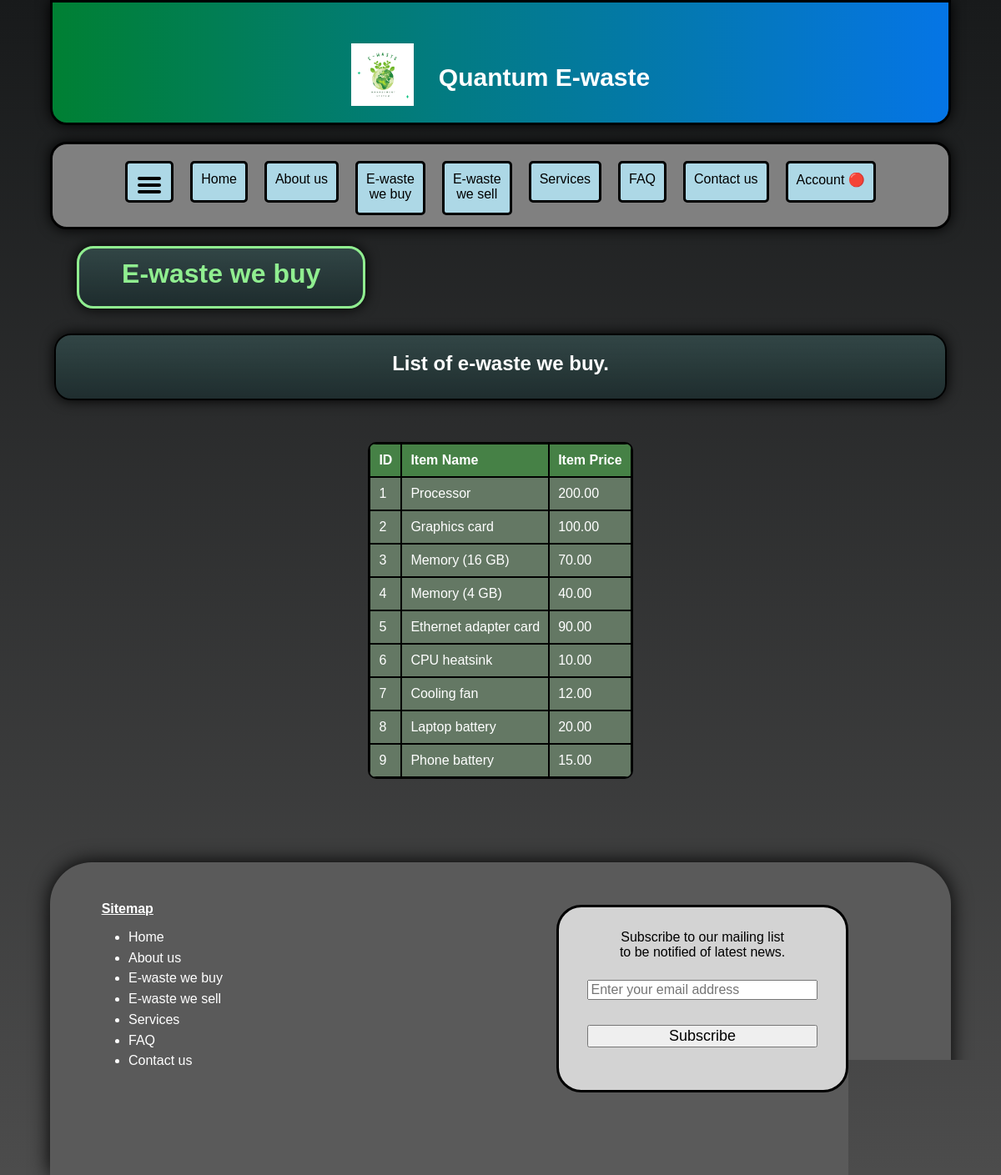
Page /e-waste/we-buy.php on the committed database.
### tables this page shows
CREATE TABLE `items` (
  `item_id` int(11) NOT NULL,
  `item_type` varchar(300) NOT NULL,
  `item_price` decimal(11,2) NOT NULL,
  `transaction_type` varchar(300) NOT NULL
);

### e-waste/we-buy.php (the view, shortened to what this page needs)
<!DOCTYPE html>
<html lang="en">
<head>
    <link href="../css/styles.css" rel="stylesheet">
    <link href="../css/navigation-bar-buttons.css" rel="stylesheet">
    <link href="../css/dropdown-menu.css" rel="stylesheet">
    <link href="../css/e-waste.css" rel="stylesheet">
    <link href="../css/styles-cp-mobile.css" rel="stylesheet">
    <link href="../css/side-navigation-menu.css" rel="stylesheet">
</head>
<body>
    <div id="basket">
        <div id="header" class="website-title">
            <div class="title-and-image-container">
                <div class="title-and-image-content">
                    <img class="header-image" src="../images/logo-image.png" alt="Greening planet earth." title="Greening planet earth.">
                </div>
                <div class="title-and-image-content">
                    Quantum E-waste
                </div>
            </div>
        </div>
        <div id="menu-buttons">
            <div>
                <a class="black-hyperlink" href="javascript:void(0)" onclick="openNav()">
                    <div class="menu-button">
                        <img src="../images/Hamburger_icon.svg" alt="Hamburger button icon for side navigation menu." title="Hamburger button icon for side navigation menu.">
                    </div>
                </a>
            </div>
            <div>
                <a class="black-hyperlink" href="../index.php">
                    <div class="menu-button">
                        Home
                    </div>
                </a>
            </div>
            <div>
                <a class="black-hyperlink" href="../about-us.php">
                    <div class="menu-button">
                        About us
                    </div>
                </a>
            </div>
            <div>
                <a class="black-hyperlink" href="#">
                    <div class="menu-button-2">
                        E-waste<br>we buy
                    </div>
                </a>
            </div>
            <div>
                <a class="black-hyperlink" href="../e-waste/we-sell.php">
                    <div class="menu-button-2">
                        E-waste<br>we sell
                    </div>
                </a>
            </div>
            <div>
                <a class="black-hyperlink" href="../services.php">
                    <div class="menu-button">
                        Services
                    </div>
                </a>
            </div>
            <div>
                <a class="black-hyperlink" href="../faq.php">
                    <div class="menu-button">
                        FAQ
                    </div>
                </a>
            </div>
            <div>
                <a class="black-hyperlink" href="../contact-us.php">
                    <div class="menu-button">
                        Contact us
                    </div>
                </a>
            </div>
            <div>
                <a class="black-hyperlink" href="javascript:void(0)">
                    <div class="dropdown">
                        <div class="menu-button">
                            <?php
                            if (isset($_SESSION['email_address'])) {
                                echo "Account &#128994;";
                            }
                            else {
                                echo "Account &#128308;";
                            }
                            ?>
                        </div>
                    </div>
                </a>
            </div>
        </div>
        <div class="page-title-banner-container">
            <div class="page-title-banner-content">E-waste we buy</div>
        </div>
        <div id="contents-1-container">
            <div id="contents-1-content">
                <h2>List of e-waste we buy.</h2>
            </div>
        </div>
        <div>
            <div class="e-waste-table">
                <?php
                include '../php/connection.php';
                $html = <<<HTML
                <table border=1>
                    <tr>
                        <th>ID</th>
                        <th>Item Name</th>
                        <th>Item Price</th>
                    </tr>
                HTML;
                echo $html;
                $sql_query_1 = "SELECT * FROM `items`
                                WHERE transaction_type = 'buy'
                                ORDER BY item_id ASC";
                $sql_query_1_result = $connection->query($sql_query_1);
                while($sql_query_1_row = $sql_query_1_result->fetch_assoc()) {
                    $html = <<<HTML
                    <tr>
                        <td>{$sql_query_1_row['item_id']}</td>
                        <td>{$sql_query_1_row['item_type']}</td>
                        <td>{$sql_query_1_row['item_price']}</td>
                    </tr>
                    HTML;
                    echo $html;
                }
                echo '</table>';
                ?>
            </div>
        </div>
        <div id="footer-container" class="footer-text">
            <div id="footer-container-2">
                <p class="footer-text-2">Sitemap</p>
                <ul>
                    <a class="white-hyperlink" href="../index.php" class="white">
                        <li class="padding-bottom">Home</li>
                    </a>
                    <a class="white-hyperlink" href="../about-us.php" class="white">
                        <li class="padding-bottom">About us</li>
                    </a>
                    <a class="white-hyperlink" href="#" class="white">
                        <li class="padding-bottom">E-waste we buy</li>
                    </a>
                    <a class="white-hyperlink" href="../e-waste/we-sell.php" class="white">
                        <li class="padding-bottom">E-waste we sell</li>
                    </a>
                    <a class="white-hyperlink" href="../services.php" class="white">
                        <li class="padding-bottom">Services</li>
                    </a>
                    <a class="white-hyperlink" href="../faq.php" class="white">
                        <li class="padding-bottom">FAQ</li>
                    </a>
                    <a class="white-hyperlink" href="../contact-us.php" class="white">
                        <li class="padding-bottom">Contact us</li>
                    </a>
                </ul>
            </div>
            <div id="footer-container-3">
                <p class="black-text">Subscribe to our mailing list<br>to be notified of latest news.</p>
                <div class="subscription-form">
                    <form action="" method="post">
                        <input type="email" name="email" placeholder="Enter your email address" class="subscribe-textbox" required>
                        <input type="submit" value="Subscribe" class="subscribe-button">
                    </form>
                </div>
            </div>
        </div>
    </div>
</body>
</html>

### css/styles.css (style rules this page uses)
* { box-sizing: border-box }
body { margin: 0; font-family: Verdana, sans-serif; background: linear-gradient(rgba(24, 26, 27, 1), rgba(0, 0, 0, 0.7)); background-size: 100% 100%; background-repeat: no-repeat; background-attachment: fixed; }
.black-hyperlink { color: black; text-decoration: none; }
#basket { width: 1080px; margin: 0 auto; }
#header { height: 150px; width: 1080px; background: linear-gradient(to right, #008033, #0575e6); border-style: solid; text-align: center; border-radius: 0px 0px 20px 20px; z-index: 1; box-shadow: 0px 0px 16px 0px black; }
.website-title { font-weight: bold; font-size: 30px; z-index: 1; }
.title-and-image-container { display: flex; justify-content: center; align-items: center; height: 180px; }
.title-and-image-content { margin-left: 15px; margin-right: 15px; color: white; }
.header-image { height: 75px; width: 75px; }
#footer-container { background-color: rgb(90, 90, 90); width: 1080px; height: 375px; border-radius: 50px 50px 0px 0px; box-shadow: 0px 0px 24px 0px black; }
#footer-container-2 { padding-top: 3%; float: left; }
.footer-text { color: white; padding-left: 5%; }
.footer-text-2 { font-weight: bold; text-decoration: underline; padding-left: 5%; }
.black-text { color: black; }
.white-hyperlink { color: white; text-decoration: none; }
#footer-container-3 { background-color: lightgray; float: left; text-align: center; border-style: solid; border-width: 3px; border-color: black; width: 350px; height: 225px; margin-left: 39%; padding-top: 1%; margin-top: 5%; border-radius: 30px; }
.subscribe-textbox { width: 80%; font-size: 16px; }
.subscribe-button { width: 80%; font-size: 16px; }
.padding-bottom { padding-bottom: 6%; }
input[type="submit"] { font-size: 18px; }

### css/navigation-bar-buttons.css (style rules this page uses)
#menu-buttons { margin-right: 20px; background: gray; border-style: solid; height: 105px; width: 1080px; padding-top: 20px; display: flex; justify-content: center; gap: 10px; position: sticky; top: 1%; border-radius: 20px; z-index: 5; box-shadow: 0px 0px 16px 0px black; }
.menu-button { height: 50px; background-color:lightblue; border-style: solid; text-align: center; float: left; padding: 10px; margin-left: 5px; margin-right: 5px; vertical-align: middle; -webkit-transition: background-color 0.3s, transform 0.3s linear; -moz-transition: background-color 0.3s, transform 0.3s linear; -ms-transition: background-color 0.3s, transform 0.3s linear; -o-transition: background-color 0.3s, transform 0.3s linear; transition: background-color 0.3s, transform 0.3s linear; border-radius: 5px; }
.menu-button-2 { height: 65px; background-color:lightblue; border-style: solid; text-align: center; float: left; padding: 10px; margin-left: 5px; margin-right: 5px; vertical-align: middle; -webkit-transition: background-color 0.3s, transform 0.3s linear; -moz-transition: background-color 0.3s, transform 0.3s linear; -ms-transition: background-color 0.3s, transform 0.3s linear; -o-transition: background-color 0.3s, transform 0.3s linear; transition: background-color 0.3s, transform 0.3s linear; border-radius: 5px; }

### css/dropdown-menu.css (style rules this page uses)
.dropdown { position: relative; display: inline-block; }
.dropdown-content a { color: black; padding: 12px 16px; text-decoration: none; display: block; transition: all ease-in .2s; -o-transition: all ease-in .2s; -ms-transition: all ease-in .2s; -moz-transition: all ease-in .2s; -webkit-transition: all ease-in .2s; }

### rows in the picture
items: item_id "1", item_type "Processor", item_price "200.00"
items: item_id "2", item_type "Graphics card", item_price "100.00"
items: item_id "3", item_type "Memory (16 GB)", item_price "70.00"
items: item_id "4", item_type "Memory (4 GB)", item_price "40.00"
items: item_id "5", item_type "Ethernet adapter card", item_price "90.00"
items: item_id "6", item_type "CPU heatsink", item_price "10.00"
items: item_id "7", item_type "Cooling fan", item_price "12.00"
items: item_id "8", item_type "Laptop battery", item_price "20.00"
items: item_id "9", item_type "Phone battery", item_price "15.00"
